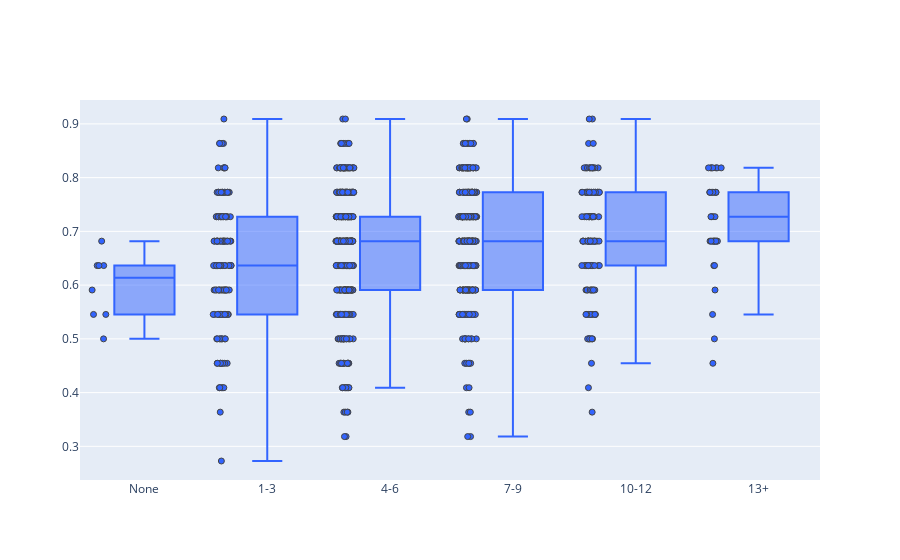

The cell this chart's notebook holds for it:
### Code cell
fig = go.Figure()

fig.add_trace(go.Box(
    x=df[df['total_accuracy']>0.25]['sm_use_level'],
    y=df[df['total_accuracy']>0.25]['total_accuracy'],
    boxpoints='all',
    showlegend=False,
))


fig.update_xaxes(type= 'category', categoryorder = 'array', categoryarray= ['None', '1-3', '4-6', '7-9', '10-12', '13+'])

fig.update_traces(
    # jitter=.7,
    marker=dict(
        color='rgba(50, 100, 255, 1)',
        line=dict(width=1)))

### Figure 1 — Plotly figure (JSON) as saved in the notebook; plotly's stock layout.template omitted (floating-point values rounded to 4 significant figures; data arrays with more than 128 entries replaced by an {"elided": "..."} marker saying what was removed)
{"data": [{"boxpoints": "all", "marker": {"color": "rgba(50, 100, 255, 1)", "line": {"width": 1}}, "showlegend": false, "type": "box", "x": {"elided": "1000 str values"}, "y": {"elided": "1000 float values"}}], "layout": {"xaxis": {"categoryarray": ["None", "1-3", "4-6", "7-9", "10-12", "13+"], "categoryorder": "array", "type": "category"}}}
